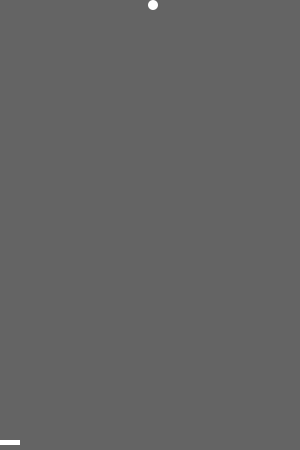
Frame 1 (no input)
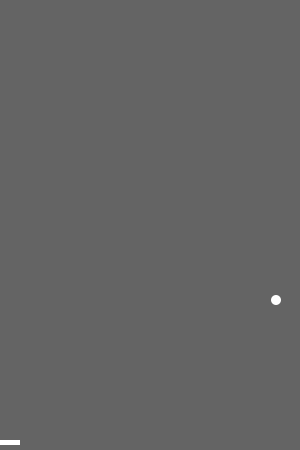
Frame 60 (the mouse pressed at the canvas centre just before this capture)
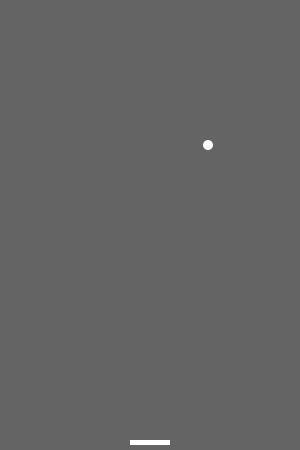
Frame 120 (the mouse held since frame 60 and released just before this capture)

The Processing sketch that drew these frames (run headless with seeded random() and noise(); from frame 60 on, the mouse is pressed at the canvas centre):

// Processing sketch: AirHockey
// ── AirHockey.pde
// AirHockey.pde
// Source code is available under the Creative Commons Attribution-ShareAlike License
// cc by Shigeto R. Nishitani, 2015 

int p_x, p_y; // pack x,y
int v_x, v_y; // pack velocity

int w_width=300, w_height=450; // window width,height
int s_y=w_height-10, s_h=5, s_w=20; //stick, y, height, width

void setup() {
  //  size(w_width,w_height);
  size(300, 450); //for JavaScript
  init_pack();
}

void init_pack() {
  p_x=w_width/2;
  p_y=0;
  v_x=(int) random(1, 5);
  //  v_y=(int) random(1,5);
  v_y=5;
}
void draw() {
  boolean b=true;
  if (b) {
    background(100);
  } else {
    fill(128, 0, 0, 10 );
    rect( 0, 0, width, s_y);
    fill(128, 0, 0, 100 );
    rect( 0, s_y, width, height);
  }
  // stick move
  noStroke();
  fill(255);
  rect(mouseX-s_w, s_y, s_w*2, s_h);

  // pack move
  noStroke();
  fill(255);
  int r=10;

  // wall bound
  if (p_x>w_width || p_x<0) {
    v_x = -v_x;
  }
  if (p_y<0) {
    v_y = -v_y;
  }
  // stick bound
  if (p_y<s_y+s_h && p_y>s_y-s_h && 
    p_x>mouseX-s_w && p_x<mouseX+s_w ) {
    v_y = -v_y;
  }
  p_x += v_x;
  p_y += v_y;
  ellipse(p_x, p_y, r, r);

  // out of bounds
  if (p_y>w_height) {
    init_pack();
  }
}
